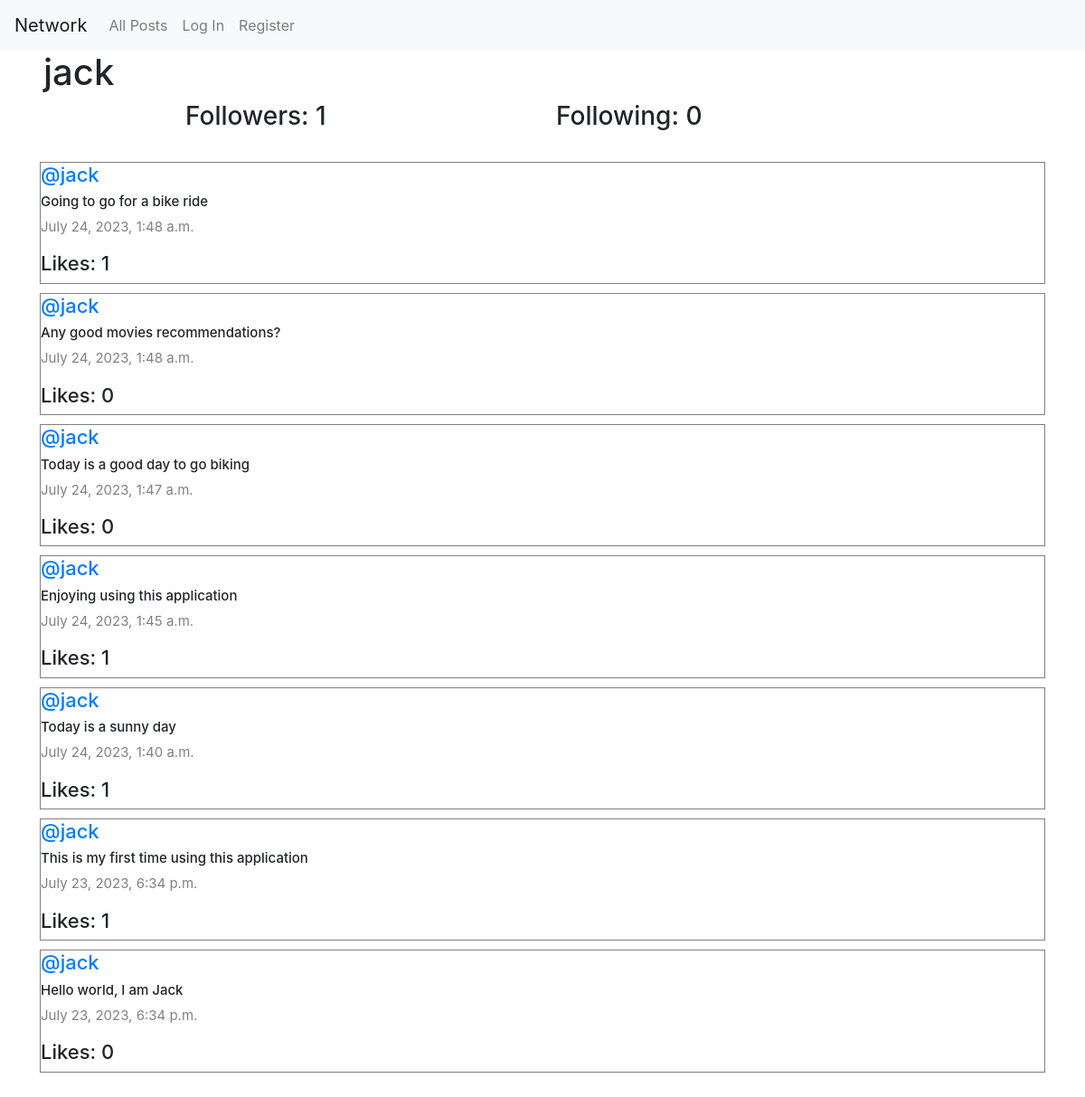
The page /profile/3 on the database its author committed.
### network/models.py (models this page shows, shortened)
class User(AbstractUser):
    pass

class Post(models.Model):
    content = models.CharField(max_length=140)
    user = models.ForeignKey(User, on_delete=models.CASCADE, related_name="author")
    date = models.DateTimeField(auto_now_add=True)
    def likes_count(self):
        return self.post_like.count()

### network/views.py (the view)
# urls.py: path("profile/<int:user_id>", views.profile, name="profile"),
def profile(request, user_id):
    try:
        user = User.objects.get(pk=user_id)
        all_posts = Post.objects.filter(user=user).order_by("id").reverse()
        following = Follow.objects.filter(user=user)
        followers = Follow.objects.filter(user_follower=user)
    except ObjectDoesNotExist:
        return JsonResponse({'error': 'The object you are looking for does not exist.'}, status=404)
    try:
        check_if_following = followers.filter(user=User.objects.get(pk=request.user.id))
        if len(check_if_following) != 0:
            is_following = True
        else:
            is_following = False
    except:
        is_following = False
    paginator = Paginator(all_posts, 10)
    page_number = request.GET.get('page')
    posts_of_the_page = paginator.get_page(page_number)
    all_likes = Like.objects.all()
    posts_user_liked = []
    try:
        for like in all_likes:
            if like.user.id == request.user.id:
                posts_user_liked.append(like.post.id)
    except:
        posts_user_liked = []
    return render(request, "network/profile.html", {
        "posts_of_the_page": posts_of_the_page,
        "username" : user.username,
        "following": following,
        "followers": followers,
        "is_following": is_following,
        "user_profile": user,
        "posts_user_liked": posts_user_liked
    })

### network/templates/network/profile.html (shortened to what this page needs)
{% extends "network/layout.html" %}
{% block body %}
    <h1 class="mx-5">{{ username }}</h1>
    <div class="cotainer">
        <div class="row d-flex justify-content-center">
            <h3 class="col-4">Followers: {{ followers.count }}</h3>
            <h3 class="col-4">Following: {{ following.count }}</h3>
        </div>
    </div>
    <div class="all-posts mx-4">
        {% for post in posts_of_the_page %}
            <div class="row post">
                <h5 class="username"><a href="{% url 'profile' user_id=post.user.id %}">@{{ post.user }}</a></h5>
                <h6 class="content" id="content_{{ post.id }}">{{ post.content }}</h6>
                <p class="date">{{ post.date }}</p>
                <h5 class="likes" id="like-count-{{ post.id }}">Likes: {{ post.likes_count }}</h5>
            </div>
        {% endfor %}
    </div>
{% endblock %}

### network/static/network/styles.css (style rules this page uses)
.all-posts { display: flex; flex-direction: column; justify-content: flex-start; margin: 20px; }
.post { border: 0.1px solid gray; display: flex; justify-content: center; flex-direction: column; box-sizing: border-box; margin: 5px 20px; }
.content { font-size: 15px; }
.username { font-size: 22px; }
.date { color: gray; font-size: 15px; }
.likes { font-size: 22px; }

### rows shown on the page
User: username "jack"
Post: user "jack", content "Going to go for a bike ride", date "July 24, 2023, 1:48 a.m.", likes_count "1"
Post: user "jack", content "Any good movies recommendations?", date "July 24, 2023, 1:48 a.m.", likes_count "0"
Post: user "jack", content "Today is a good day to go biking", date "July 24, 2023, 1:47 a.m.", likes_count "0"
Post: user "jack", content "Enjoying using this application", date "July 24, 2023, 1:45 a.m.", likes_count "1"
Post: user "jack", content "Today is a sunny day", date "July 24, 2023, 1:40 a.m.", likes_count "1"
Post: user "jack", content "This is my first time using this application", date "July 23, 2023, 6:34 p.m.", likes_count "1"
Post: user "jack", content "Hello world, I am Jack", date "July 23, 2023, 6:34 p.m.", likes_count "0"

### other values the page prints
{{ followers.count }} "1"
{{ following.count }} "0"
